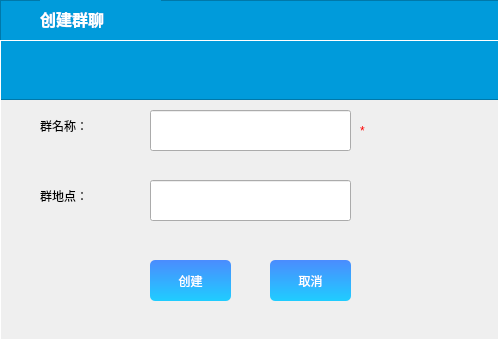
<?xml version="1.0" encoding="UTF-8"?>
<ui version="4.0">
 <class>CreateRoom</class>
 <widget class="QWidget" name="CreateRoom">
  <property name="geometry">
   <rect>
    <x>0</x>
    <y>0</y>
    <width>498</width>
    <height>339</height>
   </rect>
  </property>
  <property name="windowTitle">
   <string>Form</string>
  </property>
  <widget class="QFrame" name="frame">
   <property name="geometry">
    <rect>
     <x>0</x>
     <y>0</y>
     <width>504</width>
     <height>100</height>
    </rect>
   </property>
   <property name="minimumSize">
    <size>
     <width>0</width>
     <height>100</height>
    </size>
   </property>
   <property name="maximumSize">
    <size>
     <width>16777215</width>
     <height>50</height>
    </size>
   </property>
   <property name="styleSheet">
    <string notr="true">background-color: rgb(0, 155, 219);
</string>
   </property>
   <property name="frameShape">
    <enum>QFrame::StyledPanel</enum>
   </property>
   <property name="frameShadow">
    <enum>QFrame::Raised</enum>
   </property>
   <widget class="QLabel" name="label_6">
    <property name="geometry">
     <rect>
      <x>40</x>
      <y>-2</y>
      <width>121</width>
      <height>41</height>
     </rect>
    </property>
    <property name="font">
     <font>
      <family>微软雅黑</family>
      <pointsize>12</pointsize>
      <weight>75</weight>
      <bold>true</bold>
     </font>
    </property>
    <property name="styleSheet">
     <string notr="true">color: rgb(255, 255, 255);</string>
    </property>
    <property name="text">
     <string>创建群聊</string>
    </property>
   </widget>
   <widget class="QLabel" name="label_7">
    <property name="geometry">
     <rect>
      <x>13</x>
      <y>10</y>
      <width>21</width>
      <height>21</height>
     </rect>
    </property>
    <property name="sizePolicy">
     <sizepolicy hsizetype="Expanding" vsizetype="Expanding">
      <horstretch>0</horstretch>
      <verstretch>0</verstretch>
     </sizepolicy>
    </property>
    <property name="text">
     <string>&lt;html&gt;&lt;head/&gt;&lt;body&gt;&lt;p&gt;&lt;img src=&quot;:/images/createroom.png&quot;/&gt;&lt;/p&gt;&lt;/body&gt;&lt;/html&gt;</string>
    </property>
   </widget>
  </widget>
  <widget class="QFrame" name="frame_2">
   <property name="geometry">
    <rect>
     <x>0</x>
     <y>40</y>
     <width>504</width>
     <height>503</height>
    </rect>
   </property>
   <property name="minimumSize">
    <size>
     <width>0</width>
     <height>0</height>
    </size>
   </property>
   <property name="maximumSize">
    <size>
     <width>16777215</width>
     <height>16777215</height>
    </size>
   </property>
   <property name="styleSheet">
    <string notr="true">
QLineEdit {
    border-width: 1px;
    border-style: solid;
    border-radius: 4px;
	border-color:rgb(199, 199, 199);
	background-color:rgb(255, 255, 255);
	font: 10pt &quot;微软雅黑&quot;
}
QComboBox {
    border-width: 1px;
    border-style: solid;
    border-radius: 4px;
	border-color:rgb(199, 199, 199);
	background-color:rgb(255, 255, 255);
	font: 13pt &quot;微软雅黑&quot;;
}
QFrame{border-radius: 5px;
background-image:none
};
background-color:rgb(255, 255, 255);
border-image:none;
</string>
   </property>
   <property name="frameShape">
    <enum>QFrame::Panel</enum>
   </property>
   <property name="frameShadow">
    <enum>QFrame::Raised</enum>
   </property>
   <widget class="QLineEdit" name="nameLnEdt">
    <property name="geometry">
     <rect>
      <x>150</x>
      <y>70</y>
      <width>201</width>
      <height>41</height>
     </rect>
    </property>
    <property name="text">
     <string/>
    </property>
    <property name="readOnly">
     <bool>false</bool>
    </property>
    <property name="clearButtonEnabled">
     <bool>false</bool>
    </property>
   </widget>
   <widget class="QLabel" name="label_39">
    <property name="geometry">
     <rect>
      <x>40</x>
      <y>70</y>
      <width>81</width>
      <height>31</height>
     </rect>
    </property>
    <property name="styleSheet">
     <string notr="true">border-image:none;
font:100 13pt &quot;微软雅黑&quot;;
bottom:10px

</string>
    </property>
    <property name="text">
     <string>群名称：</string>
    </property>
   </widget>
   <widget class="QLabel" name="label_40">
    <property name="geometry">
     <rect>
      <x>40</x>
      <y>140</y>
      <width>81</width>
      <height>31</height>
     </rect>
    </property>
    <property name="styleSheet">
     <string notr="true">border-image:none;
font:100 13pt &quot;微软雅黑&quot;;
bottom:10px

</string>
    </property>
    <property name="text">
     <string>群地点：</string>
    </property>
   </widget>
   <widget class="QLineEdit" name="spaceLnEdt">
    <property name="geometry">
     <rect>
      <x>150</x>
      <y>140</y>
      <width>201</width>
      <height>41</height>
     </rect>
    </property>
    <property name="text">
     <string/>
    </property>
    <property name="readOnly">
     <bool>false</bool>
    </property>
    <property name="clearButtonEnabled">
     <bool>false</bool>
    </property>
   </widget>
   <widget class="QLabel" name="label_46">
    <property name="geometry">
     <rect>
      <x>360</x>
      <y>80</y>
      <width>21</width>
      <height>21</height>
     </rect>
    </property>
    <property name="styleSheet">
     <string notr="true">border-image:none;
font:100 13pt &quot;微软雅黑&quot;;
bottom:10px;
color:rgb(255, 0, 0)

</string>
    </property>
    <property name="text">
     <string>*</string>
    </property>
   </widget>
   <widget class="QPushButton" name="createBtn">
    <property name="geometry">
     <rect>
      <x>150</x>
      <y>220</y>
      <width>81</width>
      <height>41</height>
     </rect>
    </property>
    <property name="styleSheet">
     <string notr="true">QPushButton{
	background-color: qlineargradient(spread:pad, x1:0, y1:0, x2:0, y2:1, stop:0 rgba(75,140,254, 255), stop:1 rgba(31, 205, 255, 255));
font: bold 10pt &quot;微软雅黑&quot;;
color:rgb(255,255,255);
border-radius: 5px;
border:none;
}QPushButton::hover{
	background-color: qlineargradient(spread:pad, x1:0, y1:0, x2:0, y2:1, stop:1 rgba(75,140,254, 255), stop:0 rgba(31, 205, 255, 255));
}
QPushButton::pressed{
	background-color: qlineargradient(spread:pad, x1:0, y1:0, x2:0, y2:1, stop:0 rgba(75,140,254, 255), stop:1 rgba(31, 205, 255, 255));
}
</string>
    </property>
    <property name="text">
     <string>创建</string>
    </property>
   </widget>
   <widget class="QPushButton" name="cancelBtn">
    <property name="geometry">
     <rect>
      <x>270</x>
      <y>220</y>
      <width>81</width>
      <height>41</height>
     </rect>
    </property>
    <property name="styleSheet">
     <string notr="true">QPushButton{
	background-color: qlineargradient(spread:pad, x1:0, y1:0, x2:0, y2:1, stop:0 rgba(75,140,254, 255), stop:1 rgba(31, 205, 255, 255));
font: bold 10pt &quot;微软雅黑&quot;;
color:rgb(255,255,255);
border-radius: 5px;
border:none;
}QPushButton::hover{
	background-color: qlineargradient(spread:pad, x1:0, y1:0, x2:0, y2:1, stop:1 rgba(75,140,254, 255), stop:0 rgba(31, 205, 255, 255));
}
QPushButton::pressed{
	background-color: qlineargradient(spread:pad, x1:0, y1:0, x2:0, y2:1, stop:0 rgba(75,140,254, 255), stop:1 rgba(31, 205, 255, 255));
}
</string>
    </property>
    <property name="text">
     <string>取消</string>
    </property>
   </widget>
  </widget>
 </widget>
 <resources/>
 <connections/>
</ui>
